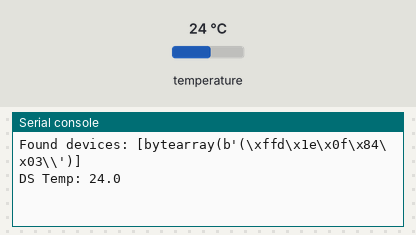
Recording of a program running on a simulated MicroPython board. Shown: the last lines printed to the serial console. The test bench sets the inputs (shaded band); at power-on: temperature 24 °C.

Above: at 1.2 s.
1.3 s: temperature set to 12 °C
At 3.4 s:
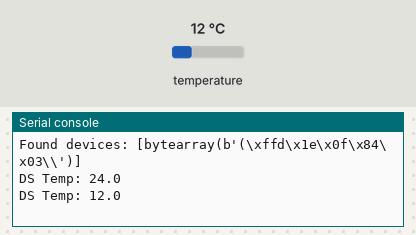
3.7 s: temperature set to 19 °C
At 5.7 s:
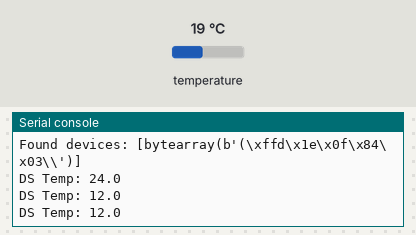
Timing chart, 0 to 7.2 s (numbered marks = the images above; inputs shaded):
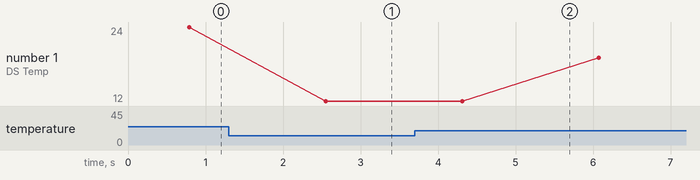

The program:

ds18.py
```python
import onewire, ds18x20, machine, time

dat = machine.Pin(15)  # Change if you used a different GPIO
ds = ds18x20.DS18X20(onewire.OneWire(dat))

roms = ds.scan()
print("Found devices:", roms)

while True:
    ds.convert_temp()
    time.sleep_ms(750)
    for rom in roms:
        print("DS Temp:", ds.read_temp(rom))
    time.sleep(1)
```

Measured:
- after the input at 1.3 s, the serial console: prints a new line after 1.3 s (image 1)
- plotted number 1: 24 → 12 after the input at 1.3 s, 12 → 19 after the input at 3.7 s
